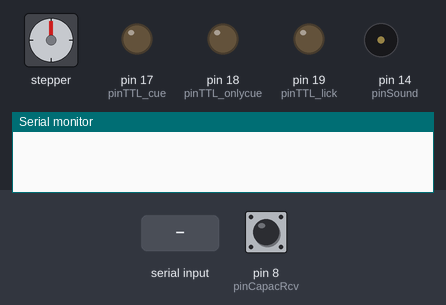
The sketch below on a simulated Arduino Mega 2560, built with avr-gcc and run on an emulated ATmega2560. Shown: stepper motor, output pins drawn as LEDs (lit = HIGH), buzzer (waves = sounding), the last lines printed to the serial monitor. Wiring (inferred from the names in the program): stepper motor driver (200 steps per turn assumed): step pin 33; direction pin 34. The inputs (shaded band) are chosen by the test bench; at power-on: pin 8 (pinCapacRcv) HIGH. Pins used as bus, display or sensor lines are not drawn.

Above: at 1.2 s.
1.3 s: "trial\n" received over Serial
At 4.1 s:
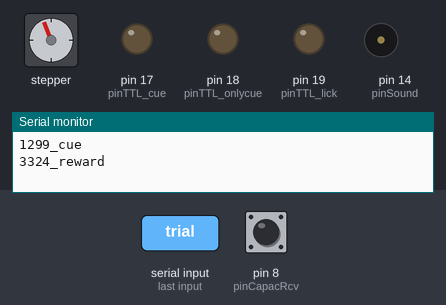
4.3 s: "forward\n" received over Serial
At 5.7 s:
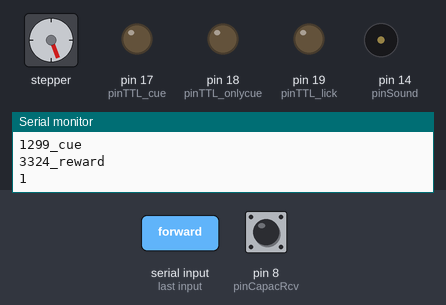
6.4 s: "onlyCue\n" received over Serial
At 6.65 s:
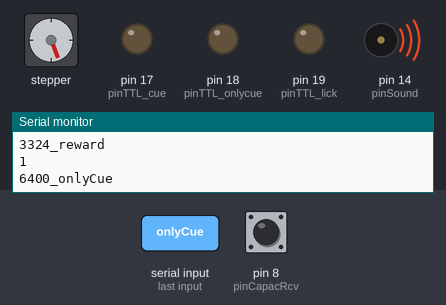
8.4 s: "trial\n" received over Serial
At 10.7 s:
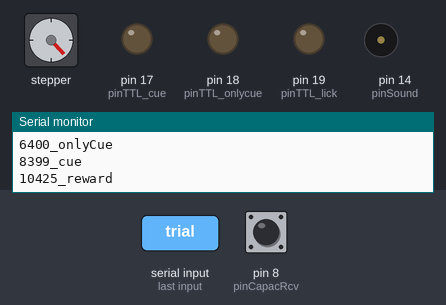
11.4 s: "wrongCue\n" received over Serial
At 11.65 s:
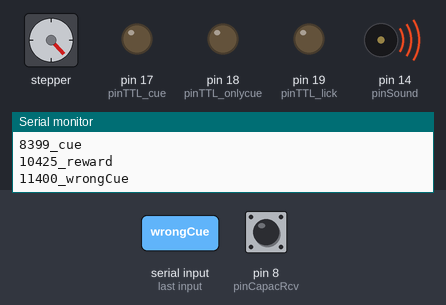
13.4 s: "reverse\n" received over Serial
At 15.0 s:
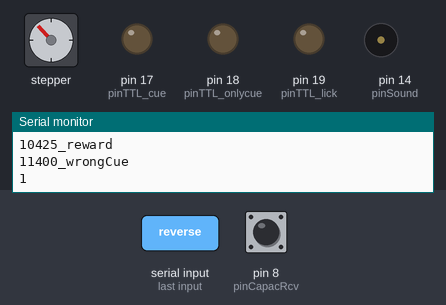
Timing chart, 0 to 16.5 s (numbered marks = the images above; inputs shaded):
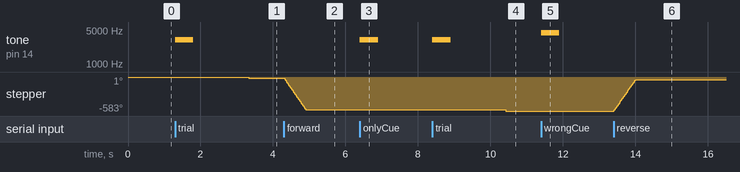

The sketch:

qCondSerial.ino
```cpp
#include <Bounce2.h>
#include <CapacitiveSensor.h>

// Experimental Constants
// -------------------------------------------------------
const int stepsReward = 12;
const int stepLenghtMicroseconds = 1000;
const int cueFrequency = 3150;
const int wrongCueFrequency = 4400;
const int cueDuration = 500;
const int delayCueReward = 2000;

// PIN definitions
// -------------------------------------------------------
const uint8_t pinCapacSend = 10;    // Capacitive lick sensor (10M resistor between pins)
const uint8_t pinCapacRcv = 8;      // Capacitive lick sensor (connect sensor to this pin)

const uint8_t pinSound = 14;      // Controls the buzzer
const uint8_t pinStep = 33;       // Controls each step
const uint8_t pinDir = 34;        // Controls the direction of the rotation
const uint8_t pinSleep = 36;      // Sleep function of the stepper

const uint8_t pinTTL_cue = 17;
const uint8_t pinTTL_onlycue = 18;
const uint8_t pinTTL_lick = 19;

// -------------------------------------------------------
// INTERNAL VARIABLES
// -------------------------------------------------------
CapacitiveSensor   cSensor = CapacitiveSensor(pinCapacSend,pinCapacRcv);
// There is a bug for TEENSY 3.5 boards in CapacitiveSensor.cpp
// FIVE_VOLT_TOLERANCE_WORKAROUND was not defined, and only the #else code is getting run.
// The workaround is to add the following code to the top of CapacitiveSensor.cpp
// (just below #include "CapacitiveSensor.h"):
//
//  #if defined(__MK64FX512__) // Teensy 3.5
//  #define FIVE_VOLT_TOLERANCE_WORKAROUND 1
//  #endif
//

// Stepper Sleep Mode
// -------------------------------------------------------
bool sleepState = true;
const int millisToStandby = 1000;       // The stepper driver goes to sleep (drastically reduces power)
unsigned long timeSinceLastCommand = 0;

// Lick sensor
// -------------------------------------------------------
const int lickTttlLength = 5;         // width in milliseconds of all the TTL signals
long lickReading = 0;
bool lickState = false;
long lastLick = 0;

// Stepper Motor
// -------------------------------------------------------
bool currDirection = false;
const bool forward = false;   // renaming for clarity
const bool reverse = true;    // renaming for clarity

// Serial Comms
// -------------------------------------------------------
String lickMsg = "_lick";
String rewardMsg = "_reward";
String cueMsg = "_cue";
String onlyCueMsg = "_onlyCue";
String wrongCueMsg = "_wrongCue";

long cueTime = 0;
bool waitingForReward = false;

bool cueTTL_state = false ;
bool onlyCueTTL_state = false;
long lastCueTime = 0;
long lastOnlyCueTime = 0;

//--------------------------------------------------------
// SETUP
//--------------------------------------------------------
void setup() {
  pinMode(pinTTL_lick,OUTPUT);
  pinMode(pinTTL_cue,OUTPUT);
  pinMode(pinTTL_onlycue,OUTPUT);
  digitalWrite(pinTTL_lick, LOW);
  digitalWrite(pinTTL_cue, LOW);
  digitalWrite(pinTTL_onlycue, LOW);

  // CAPACITIVE sensor
  cSensor.set_CS_Timeout_Millis(1000);

  // MOTOR pins
  pinMode(pinStep, OUTPUT);
  pinMode(pinDir, OUTPUT);
  pinMode(pinSleep, OUTPUT);

  digitalWrite(pinStep, LOW);
  digitalWrite(pinSleep, LOW);  // put driver to sleep
  sleepState = true;
  digitalWrite(pinDir, forward);

  Serial.begin(250000);
  timeSinceLastCommand = millis();       // update the time
}

//--------------------------------------------------------
// LOOP
//--------------------------------------------------------
void loop() {

  rewardTrial();          // If necessary gives a reward after the cue delay
  recieveFromMATLAB();    // Check for serial inputs from MATLAB
  ttlManager();           // Manages to switch on and off TTL signals

  //----------------------------------------------------
  // LICKING
  //----------------------------------------------------
  // Lick sensor update and TTL output
  if(lickState==false && millis()-lastLick > lickTttlLength){
    lickReading =  cSensor.capacitiveSensor(10);

    if(lickReading>40000){
      lickState = true;
      lastLick = millis();
      digitalWrite(pinTTL_lick,HIGH);
      String msg = lastLick + lickMsg;
      sendToMATLAB(msg);
    }
  }
  else if(lickState==true && millis()-lastLick > lickTttlLength){
    lickReading =  cSensor.capacitiveSensor(10);
    if(lickReading<40000){
      lickState = false;
      digitalWrite(pinTTL_lick,LOW);
    }
  }

  // Puts the driver to sleep if some time has passed since the last command
  //----------------------------------------------------
  sleepMode();
}
```

myFunctions.ino
```cpp
//--------------------------------------------------------
// STEPPER MOTOR RELATED FUNCTIONS
//--------------------------------------------------------

// ----------------
void doStep(int pinStep, int stepLength_uS){
  digitalWrite(pinStep, HIGH);
  delayMicroseconds(stepLength_uS);
  digitalWrite(pinStep, LOW);
  delayMicroseconds(stepLength_uS);
}

// ----------------
void giveReward(int stepsReward){
  for(int j=0; j<stepsReward; j++){
    doStep(pinStep, stepLenghtMicroseconds);
  }
}

// ----------------
void doTrial(){
  wakeUp();
  changeDirection(forward);
  tone(pinSound, cueFrequency, cueDuration);
  cueTime = millis();
  waitingForReward = true;

  cueTTL_state = true;
  digitalWrite(pinTTL_cue,HIGH);
  lastCueTime = millis();
}

// ----------------
void rewardTrial(){
  if(waitingForReward == true && (millis()-cueTime) > delayCueReward){
    wakeUp();
    changeDirection(forward);
    giveReward(stepsReward);
    waitingForReward = false;
    String msg = millis() + rewardMsg;
    sendToMATLAB(msg);
  }
}

// ----------------
void wakeUp(){
  if(sleepState == true){
    digitalWrite(pinSleep, HIGH);   // exit from sleep
    sleepState = false;
  }
}

// ----------------
void changeDirection(bool direct){
  if(currDirection != direct){
    digitalWrite(pinDir, direct);
    currDirection = direct;
  }
}

// ----------------
void sleepMode(){
  if(sleepState == false && (millis()- timeSinceLastCommand) > millisToStandby){
    digitalWrite(pinSleep, LOW);    // return to sleep
    sleepState = true;
    timeSinceLastCommand = millis();
  }
}

// ----------------
void cue(){
  tone(pinSound, cueFrequency, cueDuration);
}

// ----------------
void wrongCue(){
  tone(pinSound, wrongCueFrequency, cueDuration);
}

//--------------------------------------------------------
// STEPPER MOTOR RELATED FUNCTIONS
//--------------------------------------------------------

void ttlManager(){
  if(cueTTL_state && (millis()-lastCueTime) > lickTttlLength){
    digitalWrite(pinTTL_cue, LOW);
    cueTTL_state = false;
  }

  if(onlyCueTTL_state && (millis()-lastOnlyCueTime) > lickTttlLength){
    digitalWrite(pinTTL_onlycue, LOW);
    onlyCueTTL_state = false;
  }
}

//--------------------------------------------------------
// SERIAL COMMUNICATIONS
//--------------------------------------------------------

// ----------------
int recieveFromMATLAB(){
  if(Serial.available()>0){

    if(waitingForReward == true){
      Serial.read();
    }

    String msg = Serial.readStringUntil('\n');
    if(msg == "handshakeFromMATLAB"){
      sendToMATLAB("handshakeFromArduino");
    }
    else if(msg=="forward"){
      wakeUp();
      changeDirection(forward);
      for(int i=0; i<300; i++){
        doStep(pinStep,stepLenghtMicroseconds);
      }
      timeSinceLastCommand = millis();
      sendToMATLAB("1");
    }
    else if(msg=="reverse"){
      wakeUp();
      changeDirection(reverse);
      for(int i=0; i<300; i++){
        doStep(pinStep,stepLenghtMicroseconds);
      }
      timeSinceLastCommand = millis();
      sendToMATLAB("1");
    }
    else if(msg=="trial"){
      doTrial();
      String msg = millis() + cueMsg;
      sendToMATLAB(msg);
    }
    else if(msg=="onlyCue"){
      cue();
      onlyCueTTL_state = true;
      digitalWrite(pinTTL_onlycue,HIGH);
      lastOnlyCueTime = millis();
      String msg = millis() + onlyCueMsg;
      sendToMATLAB(msg);
    }
    else if(msg=="cue"){
      cue();
      String msg = millis() + cueMsg;
      sendToMATLAB(msg);
    }
    else if(msg=="wrongCue"){
      wrongCue();
      String msg = millis() + wrongCueMsg;
      sendToMATLAB(msg);
    }
    else if(msg=="trigger"){
      String trigMsg = "_trigger";
      String msg = millis() + trigMsg;
      sendToMATLAB(msg);
    }

    else if(msg=="reward"){
      wakeUp();
      changeDirection(forward);
      giveReward(stepsReward);
      String msg = millis() + rewardMsg;
      sendToMATLAB(msg);

    }
  }
}

// ----------------
void sendToMATLAB(String msg){
  Serial.print(msg + '\n');
}
```

Measured:
- after the input at 1.3 s, tone on pin 14 (pinSound): silent → 3150 Hz at once, → silent 0.50 s later; stepper: goes -1° 0.03 s, then -21°, starting after 2.0 s
- after the input at 4.3 s, stepper: turns 540° counter-clockwise in 0.60 s, starting at once
- after the input at 6.4 s, tone on pin 14 (pinSound): silent → 3150 Hz at once, → silent 0.50 s later
- after the input at 8.4 s, tone on pin 14 (pinSound): silent → 3150 Hz at once, → silent 0.50 s later; stepper: goes -563° 0.03 s, then -583°, starting after 2.0 s
- after the input at 11.4 s, tone on pin 14 (pinSound): silent → 4400 Hz at once, → silent 0.50 s later
- after the input at 13.4 s, stepper: turns 540° clockwise in 0.60 s, starting at once
